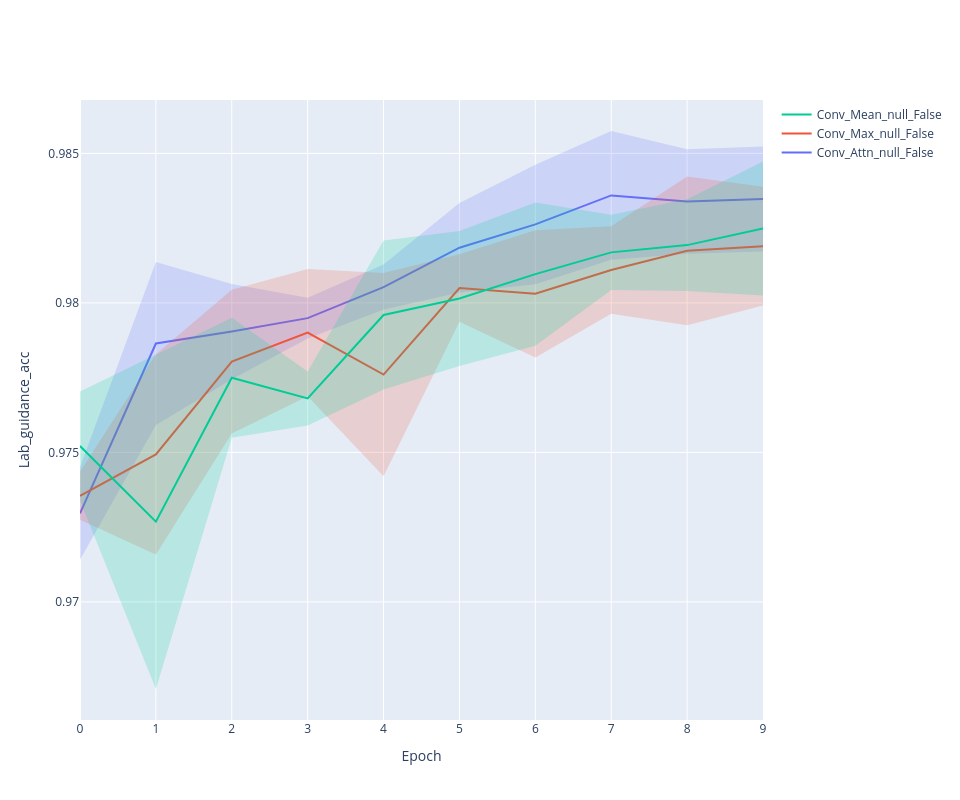

The code cell stored with this chart in its notebook:
### Code cell
line_plot(history, 'lab_guidance_acc')

### Figure 1 — Plotly figure (JSON) as saved in the notebook; plotly's stock layout.template omitted (floating-point values rounded to 4 significant figures)
{"data": [{"line": {"color": "#636EFA"}, "mode": "lines", "name": "Conv_Attn_null_False", "type": "scatter", "x": [0, 1, 2, 3, 4, 5, 6, 7, 8, 9], "y": [0.973, 0.9786, 0.979, 0.9795, 0.9805, 0.9818, 0.9826, 0.9836, 0.9834, 0.9835]}, {"line": {"width": 0}, "marker": {"color": "#444"}, "mode": "lines", "showlegend": false, "type": "scatter", "x": [0, 1, 2, 3, 4, 5, 6, 7, 8, 9], "y": [0.9745, 0.9814, 0.9806, 0.9802, 0.9813, 0.9833, 0.9846, 0.9857, 0.9851, 0.9852]}, {"fill": "tonexty", "fillcolor": "rgba(99, 110, 250,0.2)", "line": {"width": 0}, "marker": {"color": "#444"}, "mode": "lines", "showlegend": false, "type": "scatter", "x": [0, 1, 2, 3, 4, 5, 6, 7, 8, 9], "y": [0.9714, 0.9759, 0.9774, 0.9788, 0.9798, 0.9804, 0.9806, 0.9814, 0.9816, 0.9817]}, {"line": {"color": "#EF553B"}, "mode": "lines", "name": "Conv_Max_null_False", "type": "scatter", "x": [0, 1, 2, 3, 4, 5, 6, 7, 8, 9], "y": [0.9735, 0.9749, 0.978, 0.979, 0.9776, 0.9805, 0.9803, 0.9811, 0.9817, 0.9819]}, {"line": {"width": 0}, "marker": {"color": "#444"}, "mode": "lines", "showlegend": false, "type": "scatter", "x": [0, 1, 2, 3, 4, 5, 6, 7, 8, 9], "y": [0.9744, 0.9783, 0.9804, 0.9811, 0.981, 0.9816, 0.9824, 0.9826, 0.9842, 0.9839]}, {"fill": "tonexty", "fillcolor": "rgba(239, 85, 59,0.2)", "line": {"width": 0}, "marker": {"color": "#444"}, "mode": "lines", "showlegend": false, "type": "scatter", "x": [0, 1, 2, 3, 4, 5, 6, 7, 8, 9], "y": [0.9727, 0.9716, 0.9756, 0.9769, 0.9742, 0.9794, 0.9782, 0.9796, 0.9793, 0.9799]}, {"line": {"color": "#00CC96"}, "mode": "lines", "name": "Conv_Mean_null_False", "type": "scatter", "x": [0, 1, 2, 3, 4, 5, 6, 7, 8, 9], "y": [0.9752, 0.9727, 0.9775, 0.9768, 0.9796, 0.9801, 0.981, 0.9817, 0.9819, 0.9825]}, {"line": {"width": 0}, "marker": {"color": "#444"}, "mode": "lines", "showlegend": false, "type": "scatter", "x": [0, 1, 2, 3, 4, 5, 6, 7, 8, 9], "y": [0.977, 0.9783, 0.9795, 0.9777, 0.9821, 0.9824, 0.9834, 0.9829, 0.9835, 0.9847]}, {"fill": "tonexty", "fillcolor": "rgba(0, 204, 150,0.2)", "line": {"width": 0}, "marker": {"color": "#444"}, "mode": "lines", "showlegend": false, "type": "scatter", "x": [0, 1, 2, 3, 4, 5, 6, 7, 8, 9], "y": [0.9734, 0.9671, 0.9755, 0.9759, 0.9771, 0.9779, 0.9786, 0.9804, 0.9804, 0.9802]}], "layout": {"height": 800, "width": 960, "xaxis": {"title": {"text": "Epoch"}}, "yaxis": {"title": {"text": "Lab_guidance_acc"}}}}
